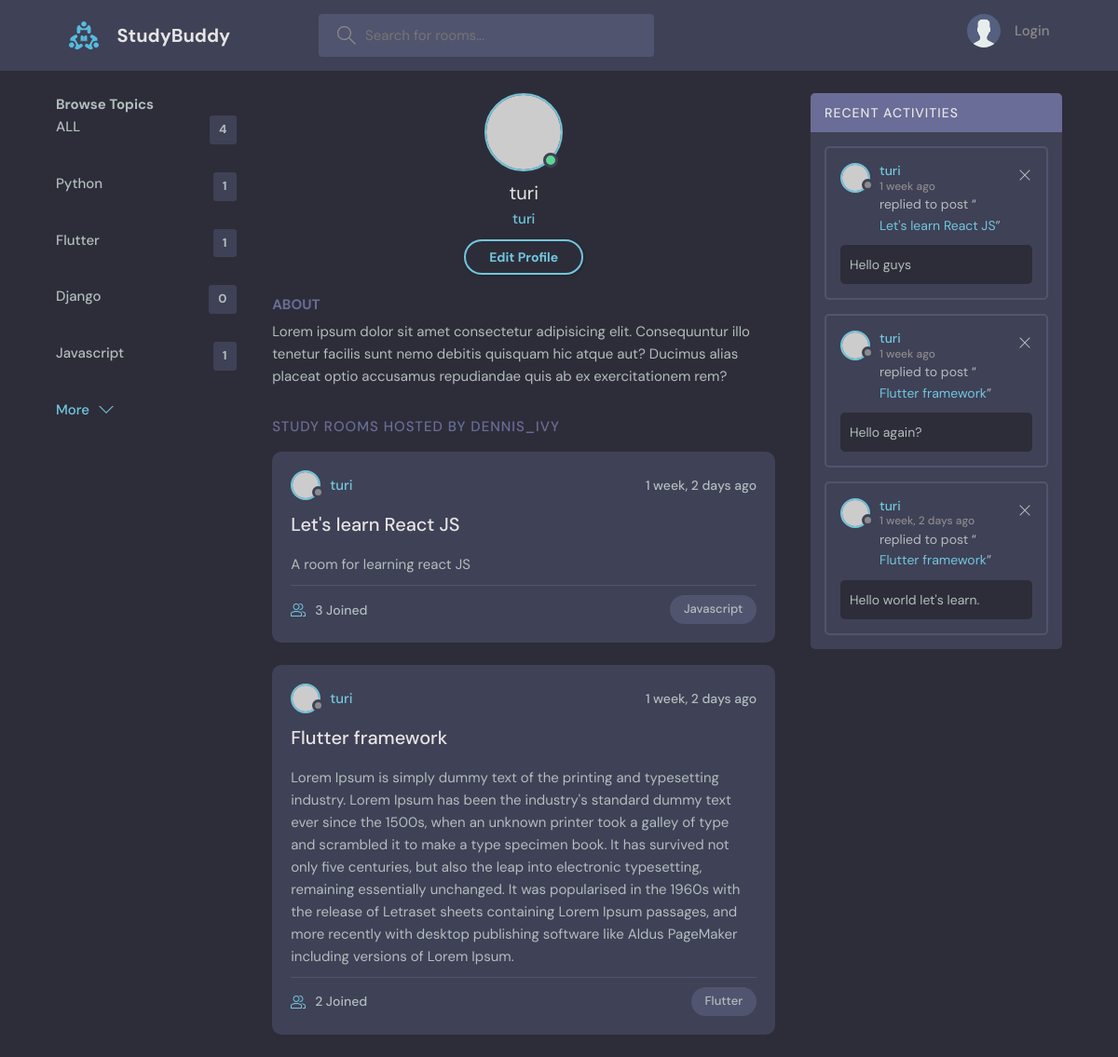
Before: /profile/1/ with the older database file.
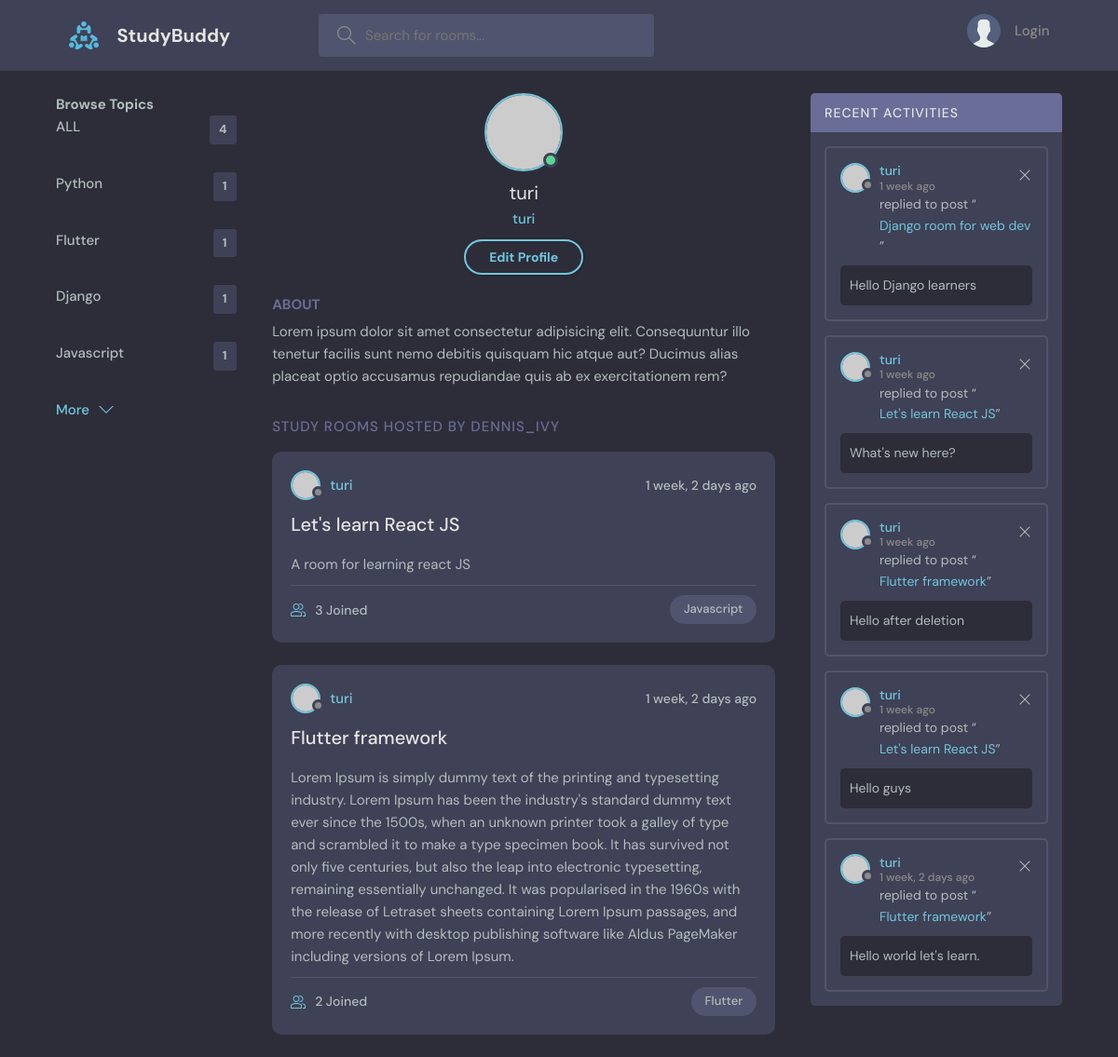
After: the same page with the newer database file.
### base/models.py (models this page shows, shortened)
class Topic(models.Model):
    name = models.CharField(max_length=200)

class Room(models.Model):
    host =  models.ForeignKey(User, on_delete=models.SET_NULL,null=True)
    topic =  models.ForeignKey(Topic, on_delete=models.SET_NULL,null=True)
    name = models.CharField(max_length=200)
    description = models.TextField(null=True, blank=True)
    participants = models.ManyToManyField(User, related_name='participants', blank=True)
    updated = models.DateTimeField(auto_now=True)
    created = models.DateTimeField(auto_now_add=True)
    class Meta():
        ordering = ['-updated', '-created']
    def __str__(self):
        return self.name

class Message(models.Model):
    user = models.ForeignKey(User, on_delete=models.CASCADE)
    room = models.ForeignKey(Room, on_delete=models.CASCADE)
    body = models.TextField()
    updated = models.DateTimeField(auto_now=True)
    created = models.DateTimeField(auto_now_add=True)
    class Meta():
        ordering = ['-updated', '-created']
    def __str__(self):
        return self.body[0:50]

### base/views.py (the view)
# urls.py: path('profile/<str:pk>/', views.userProfile, name="profile"),
def userProfile(request, pk):
    user = User.objects.get(id=pk)
    rooms = user.room_set.all()
    room_messages = user.message_set.all()
    topics = Topic.objects.all()
    context = {'user':user,
               'rooms':rooms,
               'room_messages': room_messages,
               'topics': topics,
               }
    return render(request, 'base/profile.html', context)

### base/templates/base/profile.html
{% extends 'main.html' %}
{% block content %}
  <main class="profile-page layout layout--3">
    <div class="container">
      {% include 'base/topics_component.html' %}
      <div class="roomList">
        <div class="profile">
          <div class="profile__avatar">
            <div class="avatar avatar--large active">
              <img src="https://randomuser.me/api/portraits/men/11.jpg" />
            </div>
          </div>
          <div class="profile__info">
            <h3>{{user.username}}</h3>
            <p>{{user.username}}</p>
            <a href="edit-user.html" class="btn btn--main btn--pill">Edit Profile</a>
          </div>
          <div class="profile__about">
            <h3>About</h3>
            <p>
              Lorem ipsum dolor sit amet consectetur adipisicing elit. Consequuntur illo tenetur
              facilis sunt nemo debitis quisquam hic atque aut? Ducimus alias placeat optio
              accusamus repudiandae quis ab ex exercitationem rem?
            </p>
          </div>
        </div>
        <div class="roomList__header">
          <div>
            <h2>Study Rooms Hosted by dennis_ivy</a>
            </h2>
          </div>
        </div>
        {% include 'base/feed_component.html' %}
      </div>
       {% include 'base/activity_component.html' %}
    </div>
  </main>
{% endblock %}

### templates/main.html (shortened to what this page needs)
<!DOCTYPE html>
{% load static %}
<html lang="en">
  <head>
    <link rel="stylesheet" href="{% static 'styles/style.css' %}" />
  </head>
  <body>
    {% include 'navbar.html' %}
    {% block content %}
    {% endblock %}
  </body>
</html>

### templates/navbar.html (shortened to what this page needs)
{% load static %}
<header class="header header--loggedIn">
    <div class="container">
      <a href="{% url 'home' %}" class="header__logo">
        <img src="{% static 'images/logo.svg'%}" />
        <h1>StudyBuddy</h1>
      </a>
      <form class="header__search" method="GET" action="{% url 'home' %}">
        <label>
          <input name="q" placeholder="Search for rooms..." />
        </label>
      </form>
      <nav class="header__menu">
        {% if request.user.is_authenticated %}
        <div class="header__user">
          <a href="profile.html">
            <div class="avatar avatar--medium active">
              <img src="https://randomuser.me/api/portraits/men/37.jpg" />
            </div>
            <p>{{request.user.username}} <span>@{{request.user.username}}</span></p>
          </a>
          <button class="dropdown-button">
            <svg version="1.1" xmlns="http://www.w3.org/2000/svg" width="32" height="32" viewBox="0 0 32 32">
              <title>chevron-down</title>
              <path d="M16 21l-13-13h-3l16 16 16-16h-3l-13 13z"></path>
            </svg>
          </button>
        </div>
        {% else %}
        <a href="{% url 'login' %}">
          <img src="{% static 'images/avatar.svg'%}" />
          <p>Login</p>
        </a>
         {% endif %}
      </nav>
    </div>
  </header>

### base/templates/base/topics_component.html
<div class="topics">
    <div class="toipcs__header">
          <h2>Browse Topics</h2>
    </div>
          <ul class="topics__list">
              <li><a href="{% url 'home' %}">ALL <span>{{topics.count}}</span></a></li>
            {% for topic in topics %}
            <li>
                <a href="{% url 'home' %}?q={{topic.name}}">{{topic.name}} <span>{{topic.room_set.all.count}}</span></a>
            </li>
        {% endfor %}
          </ul>
          <a class="btn btn--link" href="topics.html">
            More
            <svg version="1.1" xmlns="http://www.w3.org/2000/svg" width="32" height="32" viewBox="0 0 32 32">
              <title>chevron-down</title>
              <path d="M16 21l-13-13h-3l16 16 16-16h-3l-13 13z"></path>
            </svg>
          </a>
</div>

### base/templates/base/feed_component.html (shortened to what this page needs)
{% for room in rooms %}
<div class="roomListRoom">
  <div class="roomListRoom__header">
    <a href="{% url 'profile' room.host.id %}" class="roomListRoom__author">
      <div class="avatar avatar--small">
        <img src="https://randomuser.me/api/portraits/women/11.jpg" />
      </div>
      <span>{{room.host.username}}</span>
    </a>
    <div class="roomListRoom__actions">
      <span>{{room.created|timesince}} ago</span>
    </div>
  </div>
  <div class="roomListRoom__content">
    <a href="{% url 'room' room.id %}">{{room.name}}</a>
    <p>
      {{room.description}}
    </p>
  </div>
  <div class="roomListRoom__meta">
    <a href="room.html" class="roomListRoom__joined">
      {{room.participants.all.count}} Joined
    </a>
    <p class="roomListRoom__topic">{{room.topic.name}}</p>
  </div>
</div>
{% endfor %}

### base/templates/base/activity_component.html
<div class="activities">
    <div class="activities__header">
      <h2>Recent Activities</h2>
    </div>
    {% for room_message in room_messages %}
    <div class="activities__box">
      <div class="activities__boxHeader roomListRoom__header">
        <a href="{% url 'profile' room_message.user.id %}" class="roomListRoom__author">
          <div class="avatar avatar--small">
            <img src="https://randomuser.me/api/portraits/women/11.jpg" />
          </div>
          <p>
            {{room_message.user}}
            <span>{{room_message.created|timesince}} ago</span>
          </p>
        </a>
        <div class="roomListRoom__actions">
          <a href="#">
            <svg version="1.1" xmlns="http://www.w3.org/2000/svg" width="32" height="32" viewBox="0 0 32 32">
              <title>remove</title>
              <path
                d="M27.314 6.019l-1.333-1.333-9.98 9.981-9.981-9.981-1.333 1.333 9.981 9.981-9.981 9.98 1.333 1.333 9.981-9.98 9.98 9.98 1.333-1.333-9.98-9.98 9.98-9.981z"
              ></path>
            </svg>
          </a>
        </div>
      </div>
      <div class="activities__boxContent">
        <p>replied to post “<a href="{% url 'room' room_message.room.id %}">{{room_message.room}}</a>”</p>
        <div class="activities__boxRoomContent">
          {{room_message.body}}
        </div>
      </div>
    </div>
    {% endfor %}
  </div>

Changed rows visible on the page:
removed Message: user "turi", created "1 week", room "Flutter framework", body "Hello again?"
computed for Topic "Django": room_set.all.count "0" → "1"
added Message: user "turi", created "1 week", room "Django room for web dev", body "Hello Django learners"
added Message: user "turi", created "1 week", room "Let's learn React JS", body "What's new here?"
added Message: user "turi", created "1 week", room "Flutter framework", body "Hello after deletion"
